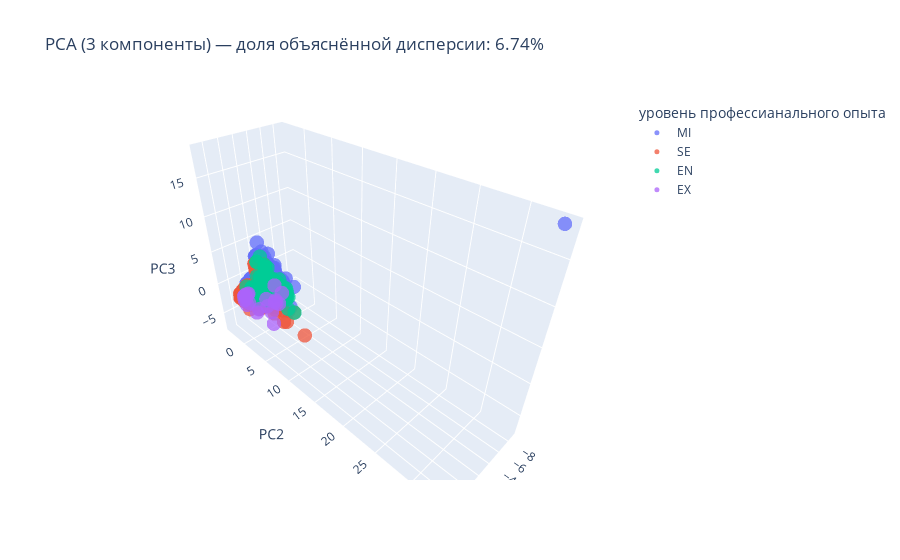

Notebook code for this chart:
### Code cell
pca = PCA(n_components=3, random_state=42)
X_pca = pca.fit_transform(X_scaled)

pca_df = pd.DataFrame(X_pca, columns=["PC1", "PC2", "PC3"])
pca_df["experience_level"] = salaries["experience_level"].values

explained_var = 100 * pca.explained_variance_ratio_[:3].sum()

fig = px.scatter_3d(
    pca_df,
    x="PC1",
    y="PC2",
    z="PC3",
    color="experience_level",
    opacity=0.75,
    title=f"PCA (3 компоненты) — доля объяснённой дисперсии: {explained_var:.2f}%",
    hover_data=["experience_level"]
)

fig.update_traces(marker=dict(size=5))
fig.update_layout(
    scene=dict(
        xaxis_title="PC1",
        yaxis_title="PC2",
        zaxis_title="PC3"
    ),
    legend_title_text="уровень профессианального опыта"
)

fig.show()

### Figure 1 — Plotly figure (JSON) as saved in the notebook; plotly's stock layout.template omitted (floating-point values rounded to 4 significant figures; data arrays with more than 128 entries replaced by an {"elided": "..."} marker saying what was removed)
{"data": [{"customdata": {"elided": "187x1 str values"}, "hovertemplate": "experience_level=%{customdata[0]}<br>PC1=%{x}<br>PC2=%{y}<br>PC3=%{z}<extra></extra>", "legendgroup": "MI", "marker": {"color": "#636efa", "opacity": 0.75, "size": 5, "symbol": "circle"}, "mode": "markers", "name": "MI", "scene": "scene", "showlegend": true, "type": "scatter3d", "x": {"elided": "187 float values"}, "y": {"elided": "187 float values"}, "z": {"elided": "187 float values"}}, {"customdata": {"elided": "232x1 str values"}, "hovertemplate": "experience_level=%{customdata[0]}<br>PC1=%{x}<br>PC2=%{y}<br>PC3=%{z}<extra></extra>", "legendgroup": "SE", "marker": {"color": "#EF553B", "opacity": 0.75, "size": 5, "symbol": "circle"}, "mode": "markers", "name": "SE", "scene": "scene", "showlegend": true, "type": "scatter3d", "x": {"elided": "232 float values"}, "y": {"elided": "232 float values"}, "z": {"elided": "232 float values"}}, {"customdata": [["EN"], ["EN"], ["EN"], ["EN"], ["EN"], ["EN"], ["EN"], ["EN"], ["EN"], ["EN"], ["EN"], ["EN"], ["EN"], ["EN"], ["EN"], ["EN"], ["EN"], ["EN"], ["EN"], ["EN"], ["EN"], ["EN"], ["EN"], ["EN"], ["EN"], ["EN"], ["EN"], ["EN"], ["EN"], ["EN"], ["EN"], ["EN"], ["EN"], ["EN"], ["EN"], ["EN"], ["EN"], ["EN"], ["EN"], ["EN"], ["EN"], ["EN"], ["EN"], ["EN"], ["EN"], ["EN"], ["EN"], ["EN"], ["EN"], ["EN"], ["EN"], ["EN"], ["EN"], ["EN"], ["EN"], ["EN"], ["EN"], ["EN"], ["EN"], ["EN"], ["EN"], ["EN"], ["EN"], ["EN"], ["EN"], ["EN"], ["EN"], ["EN"], ["EN"], ["EN"], ["EN"], ["EN"], ["EN"], ["EN"], ["EN"], ["EN"]], "hovertemplate": "experience_level=%{customdata[0]}<br>PC1=%{x}<br>PC2=%{y}<br>PC3=%{z}<extra></extra>", "legendgroup": "EN", "marker": {"color": "#00cc96", "opacity": 0.75, "size": 5, "symbol": "circle"}, "mode": "markers", "name": "EN", "scene": "scene", "showlegend": true, "type": "scatter3d", "x": [0.5169, -3.467, -2.639, -3.336, 0.2391, -0.3293, 1.062, -3.629, -0.01068, -3.706, 0.6322, -2.385, -3.785, -3.21, -3.42, -0.04531, -2.487, 1.256, -1.839, -3.123, -1.394, 0.7843, -0.6831, 1.656, 0.4192, 1.073, -2.044, -1.948, -2.972, -3.669, -2.138, -0.01783, 1.014, -2.663, 0.2248, -2.809, 0.8018, -0.2694, 0.2372, -0.1706, -2.363, -3.786, -0.2638, -2.394, -3.9, -2.277, -2.592, 0.178, -1.821, 0.7563, -2.859, -2.85, 1.136, 0.3768, -2.641, -2.952, -1.242, -1.282, -2.038, -2.667, 1.007, 1.284, 1.735, -0.6957, -2.039, -1.36, -1.405, -1.858, -1.208, 0.7488, -1.761, 0.5038, -2.35, -2.376, -0.9556, -1.047], "y": [0.5142, 0.3914, -0.4702, 0.004411, 0.7547, 0.4611, 1.11, 1.022, 1.479, 1.272, 0.5462, -0.2134, 0.8801, 0.9938, 0.9619, 1.16, -1.223, 0.04216, -0.6624, 1.2, 0.653, 0.4109, -0.4891, 0.9185, 0.9013, -0.008371, -1.196, -1.116, 1.8, 0.9743, -0.6364, 0.9418, 0.08408, -1.281, 1.266, 0.6205, 0.2241, 1.331, 0.8508, 1.182, -1.091, 2.265, 1.309, 0.1593, 0.6883, -1.613, -0.3646, 0.9433, -0.1902, 0.2115, 0.6333, 0.9761, 0.1178, 0.3316, 0.1802, -0.02696, -1.824, -1.835, -1.138, -0.4652, 0.007449, 0.4059, -0.194, -1.309, -2.099, -0.8851, -0.7716, 0.6211, -0.3758, 0.1734, 0.9259, 0.5557, -1.623, -0.8098, -1.101, -1.126], "z": [-0.3608, -1.432, -0.2959, -0.4515, -0.8545, -0.8271, -1.17, -1.66, -1.693, -3.071, -0.3961, -0.3806, -2.373, -2.427, -2.327, -1.317, 1.305, 0.3267, 0.07579, -2.987, -1.484, -0.3156, 0.5274, -0.9396, -0.8066, 0.3824, 1.668, 1.294, -2.763, -5.304, -0.1456, -0.9143, 0.08777, -1.505, -1.426, -2.233, 0.1018, -1.601, -0.7509, -1.269, 0.05724, -5.335, -1.748, -1.314, -3.336, 1.456, -0.5807, -1.046, -0.5997, 0.1157, -2.182, -2.001, 0.05066, -0.2557, -1.241, -0.6673, 2.512, 2.524, 1.293, -0.7129, -0.2298, -0.1119, 0.73, 0.7173, 2.891, 0.5589, -0.3496, -2.458, -0.1279, -0.2526, -1.857, -0.2827, 1.643, -0.5507, 0.4712, 0.499]}, {"customdata": [["EX"], ["EX"], ["EX"], ["EX"], ["EX"], ["EX"], ["EX"], ["EX"], ["EX"], ["EX"], ["EX"], ["EX"], ["EX"], ["EX"], ["EX"], ["EX"], ["EX"], ["EX"], ["EX"], ["EX"], ["EX"]], "hovertemplate": "experience_level=%{customdata[0]}<br>PC1=%{x}<br>PC2=%{y}<br>PC3=%{z}<extra></extra>", "legendgroup": "EX", "marker": {"color": "#ab63fa", "opacity": 0.75, "size": 5, "symbol": "circle"}, "mode": "markers", "name": "EX", "scene": "scene", "showlegend": true, "type": "scatter3d", "x": [-2.373, 0.006025, 1.634, -1.937, -0.5878, -0.9141, -1.725, 1.278, -3.075, -2.158, 2.574, 2.319, 1.972, 1.851, 2.564, 2.223, 2.687, 2.444, -1.802, -0.7908, 2.416], "y": [0.127, 1.44, 1.286, 0.7838, 1.563, 0.9162, 0.744, 1.317, 0.697, 1.048, 0.2407, 0.17, 0.1638, 0.1302, 0.6827, 0.5881, 0.4832, 0.4158, 0.847, 0.1338, 0.1969], "z": [-0.9497, -2.594, -2.851, -3.414, -5.938, -4.397, -3.129, -2.472, -2.312, -3.535, -0.2238, -0.1458, -0.2503, -0.2131, -1.39, -1.286, -0.673, -0.5988, -2.841, -2.478, -0.1755]}], "layout": {"legend": {"title": {"text": "уровень профессианального опыта"}, "tracegroupgap": 0}, "scene": {"domain": {"x": [0, 1], "y": [0, 1]}, "xaxis": {"title": {"text": "PC1"}}, "yaxis": {"title": {"text": "PC2"}}, "zaxis": {"title": {"text": "PC3"}}}, "title": {"text": "PCA (3 компоненты) — доля объяснённой дисперсии: 6.74%"}}}
